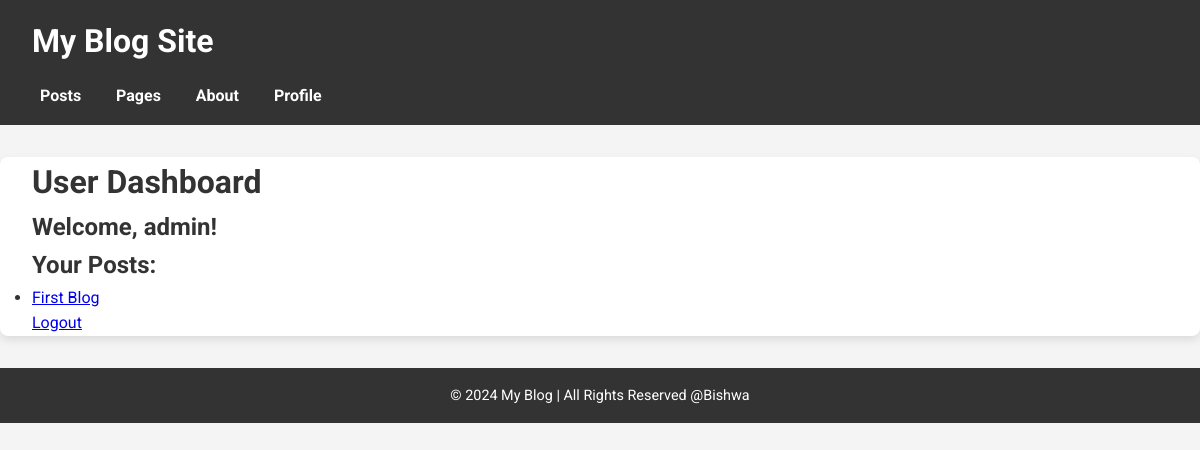
Before: /users/profile/ (signed in) with the older database file.
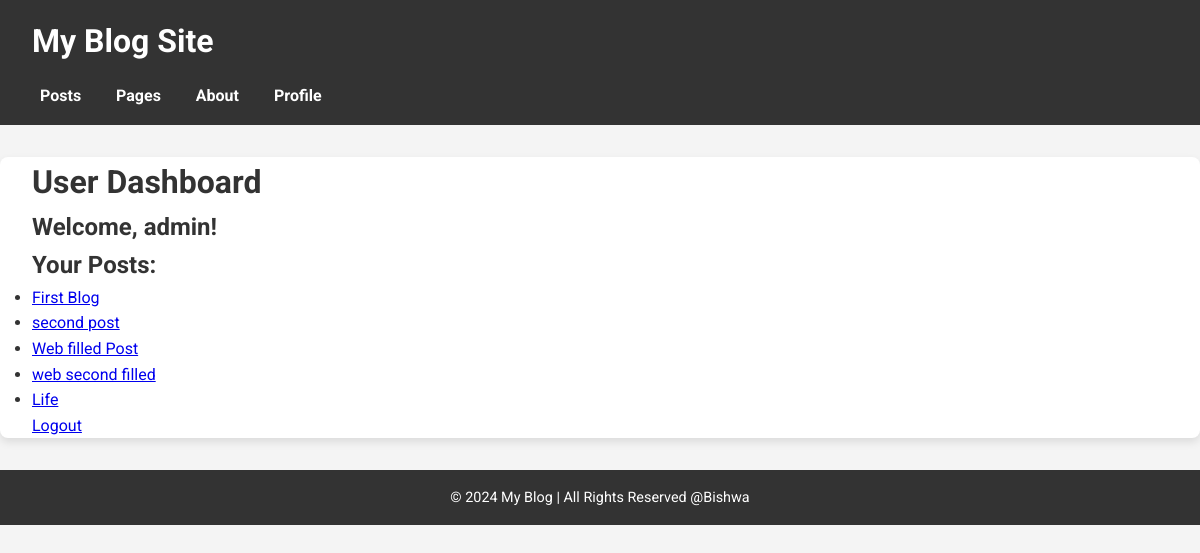
After: the same page with the newer database file.
### posts/models.py (models this page shows, shortened)
class Post(models.Model):
    title = models.CharField(max_length=200)
    slug = models.SlugField(unique=True, blank=True)
    content =  models.TextField()
    author = models.ForeignKey('auth.user', on_delete=models.CASCADE)
    created_at = models.DateTimeField(auto_now_add=True)
    updated_at = models.DateTimeField(auto_now=True)

### users/views.py (the view)
# urls.py: path('profile/', profile_view, name='profile'),  # Profile view for logged-in users
@login_required
def profile_view(request):
    user = request.user
    posts = Post.objects.filter(author=user)  # Filter posts by the logged-in user
    context = {
        'user': user,
        'posts': posts,
    }
    return render(request, 'users/profile.html', context)

### templates/users/profile.html
{% extends "base.html" %}
{% block content %}
    <h1>User Dashboard</h1>
    {% if user.is_authenticated %}
        <h2>Welcome, {{ user.username }}!</h2>
        <h2>Your Posts:</h2>
        <ul>
            {% for post in posts %}
                <li><a href="{% url 'post_detail' post.slug %}">{{ post.title }}</a></li>
            {% empty %}
                <li>You have no posts yet.</li>
            {% endfor %}
        </ul>
        <a href="{% url 'logout' %}">Logout</a>
    {% else %}
        <h2>Welcome, Guest!</h2>
        <p>Please <a href="{% url 'register' %}">register</a> to create an account or log in to access your profile.</p>
        <p><a href="{% url 'login' %}">Login</a></p>
    {% endif %}
{% endblock %}

Changed rows visible on the page:
added Post: title "second post"
added Post: title "Web filled Post"
added Post: title "web second filled"
added Post: title "Life"
